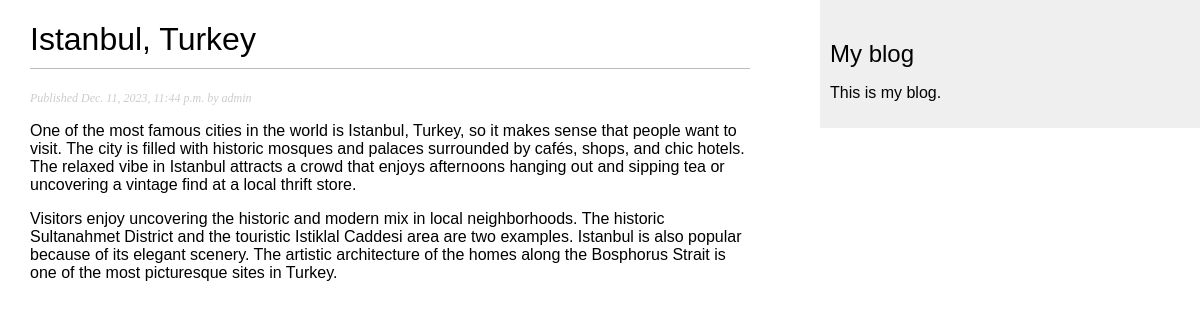
Page /blog/2023/12/11/istanbul-turkey/ on the committed database.
### blog/models.py (models this page shows, shortened)
class Post(models.Model):
    class Status(models.TextChoices):
        DRAFT = 'DF', 'Draft'
        PUBLISHED = 'PB', 'Published'
    title = models.CharField(max_length=250)
    slug = models.SlugField(max_length=250, unique_for_date='publish')
    author = models.ForeignKey(User,
                               on_delete=models.CASCADE,
                               related_name='blog_posts')
    body = models.TextField()
    publish = models.DateTimeField(default=timezone.now)
    created = models.DateTimeField(auto_now_add=True)
    updated = models.DateTimeField(auto_now=True)
    status = models.CharField(max_length=2,
                              choices=Status.choices,
                              default=Status.DRAFT)
    objects = models.Manager()  # менеджер, применяемый по умолчанию
    published = PublishedManager()  # конкретно-прикладной менеджер
    class Meta:
        ordering = ['-publish']
        indexes = [
            models.Index(fields=['-publish']),
        ]

### blog/views.py (the view)
# urls.py: path('<int:year>/<int:month>/<int:day>/<slug:post>/', views.post_detail, name='post_detail'),
def post_detail(request, year, month, day, post):
    post = get_object_or_404(Post,
                             status=Post.Status.PUBLISHED,
                             slug=post,
                             publish__year=year,
                             publish__month=month,
                             publish__day=day
                             )
    return render(request, 'blog/post/detail.html', {'post': post})

### blog/templates/blog/post/detail.html (shortened to what this page needs)
{% extends "blog/base.html" %}
{% block content %}
 <h1>{{ post.title }}</h1>
 <p class="date">
 Published {{ post.publish }} by {{ post.author }}
 </p>
 {{ post.body|linebreaks }}
{% endblock %}

### blog/static/css/blog.css (style rules this page uses)
body { margin:0; padding:0; font-family:helvetica, sans-serif; }
h1 { font-weight:normal; border-bottom:1px solid #bbb; padding:0 0 10px 0; }
p.date { color:#ccc; font-family: georgia, serif; font-size: 12px; font-style: italic; }

### rows in the picture
Post: title "Istanbul, Turkey", publish "Dec. 11, 2023, 11:44 p.m.", author "admin", body "One of the most famous cities in the world is Istanbul, Turkey, so it makes sense that people want to visit. The city is filled with historic mosques and palaces surrounded by cafés, shops, and chic hotels. The relaxed vibe in Istanbul attracts a crowd that enjoys afternoons hanging out and sipping tea or uncovering a vintage find at a local thrift store. Visitors enjoy uncovering the historic and modern mix in local neighborhoods. The historic Sultanahmet District and the touristic Istiklal Caddesi area are two examples. Istanbul is also popular because of its elegant scenery. The artistic architecture of the homes along the Bosphorus Strait is one of the most picturesque sites in Turkey."
